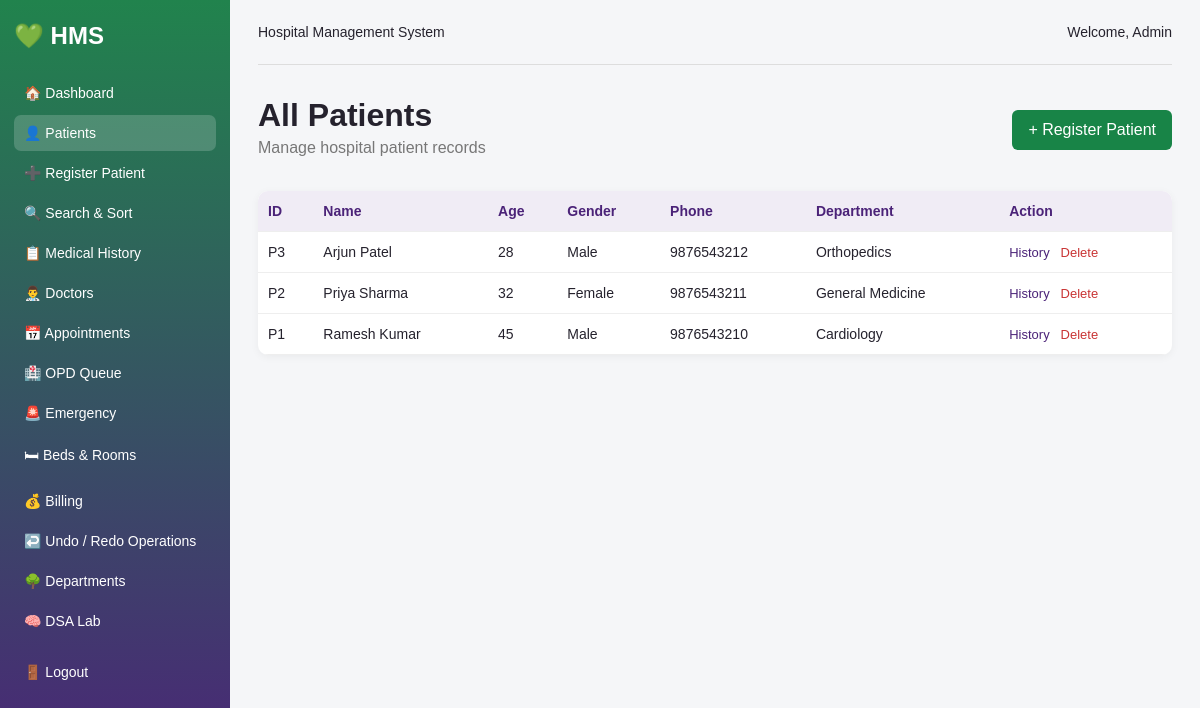
Page /patients.php (signed in) on the committed database.
### tables this page shows
CREATE TABLE patients (
    id INT AUTO_INCREMENT PRIMARY KEY,
    name VARCHAR(100) NOT NULL,
    age INT NOT NULL,
    gender VARCHAR(20),
    phone VARCHAR(20),
    address TEXT,
    blood_group VARCHAR(10),
    department VARCHAR(100)
);

### patients.php (the view, shortened to what this page needs)
<?php
require "config.php";
require "header.php";
$result = $conn->query("SELECT * FROM patients ORDER BY id DESC");
?>
<div class="page-title">
    <div><h1>All Patients</h1><p class="subtitle">Manage hospital patient records</p></div>
    <a class="button" href="register_patient.php">+ Register Patient</a>
</div>
<table>
<tr><th>ID</th><th>Name</th><th>Age</th><th>Gender</th><th>Phone</th><th>Department</th><th>Action</th></tr>
<?php while ($row = $result->fetch_assoc()) { ?>
<tr>
    <td>P<?php echo $row["id"]; ?></td>
    <td><?php echo htmlspecialchars($row["name"]); ?></td>
    <td><?php echo $row["age"]; ?></td>
    <td><?php echo htmlspecialchars($row["gender"]); ?></td>
    <td><?php echo htmlspecialchars($row["phone"]); ?></td>
    <td><?php echo htmlspecialchars($row["department"]); ?></td>
    <td>
        <a class="small-btn" href="history.php?id=<?php echo $row["id"]; ?>">History</a>
        <a class="delete-btn" onclick="return confirm('Delete this patient?')" href="patients.php?delete=<?php echo $row["id"]; ?>">Delete</a>
    </td>
</tr>
<?php } ?>
</table>
<?php require "footer.php"; ?>

### style.css (style rules this page uses)
* { box-sizing: border-box; font-family: Arial, sans-serif; }
body { margin: 0; background: #f5f6f8; color: #25222d; }
h1 { margin: 10px 0 5px; }
.subtitle { color: #777; margin-top: 0; }
.quick-actions a, .button, button { background: #188447; color: white; text-decoration: none; border: none; border-radius: 6px; padding: 11px 16px; cursor: pointer; display: inline-block; }
.page-title { display: flex; justify-content: space-between; align-items: center; margin-bottom: 18px; }
table { width: 100%; border-collapse: collapse; background: white; border-radius: 10px; overflow: hidden; box-shadow: 0 2px 8px rgba(0,0,0,0.05); }
th, td { padding: 12px 10px; text-align: left; border-bottom: 1px solid #eee; font-size: 14px; }
th { background: #f0ecf5; color: #4b2378; }
.small-btn, .delete-btn, .text-link { text-decoration: none; color: #4b2378; font-size: 13px; margin-right: 7px; }
.delete-btn { color: #c93434; }

### rows in the picture
patients: id "3", name "Arjun Patel", age "28", gender "Male", phone "9876543212", department "Orthopedics"
patients: id "2", name "Priya Sharma", age "32", gender "Female", phone "9876543211", department "General Medicine"
patients: id "1", name "Ramesh Kumar", age "45", gender "Male", phone "9876543210", department "Cardiology"

### other values in the picture
$_SESSION["user"] "Admin"
